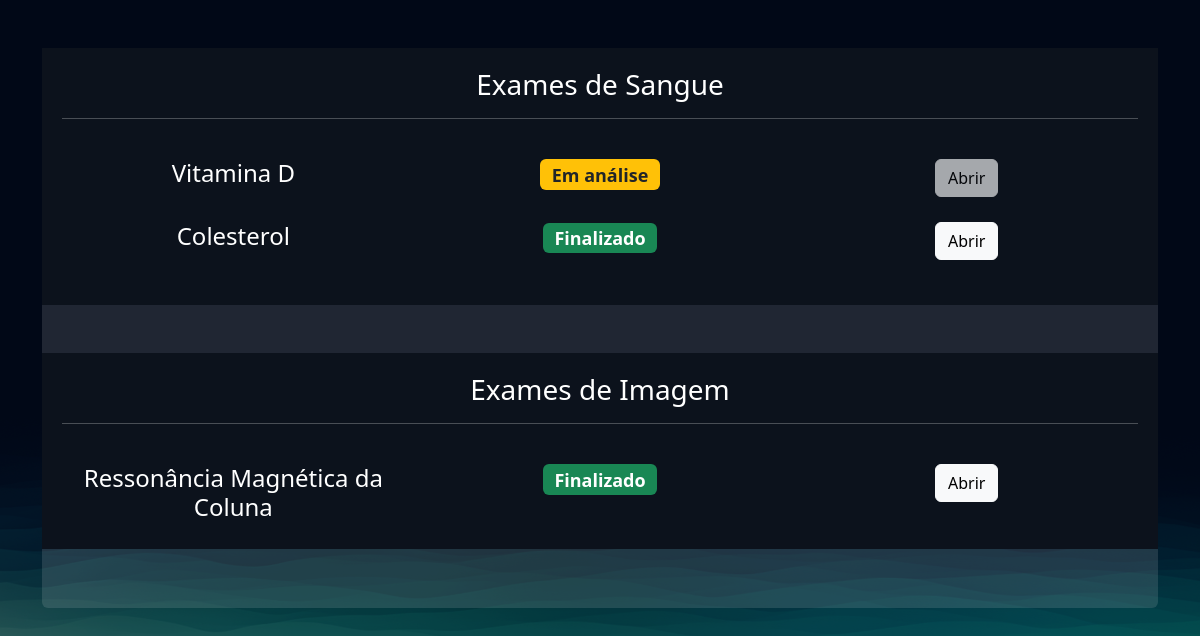
Screenshot of /exames/gerenciar_exames/ (signed in) with the database file from the repository.
### exames/models.py (models this page shows, shortened)
class SolicitacaoExame(models.Model):
    choice_status = (
    ('E', 'Em análise'),
    ('F', 'Finalizado')
    )
    usuario = models.ForeignKey(User, on_delete=models.DO_NOTHING)
    exame = models.ForeignKey(TiposExames, on_delete=models.DO_NOTHING)
    status = models.CharField(max_length=2, choices=choice_status)
    resultado = models.FileField(upload_to="resultados", null=True, blank=True)
    requer_senha = models.BooleanField(default=False)
    senha = models.CharField(max_length=6, null=True, blank=True)
    def badge_template(self):
        if self.status == 'E':
            classes_css = 'bg-warning text-dark'
            texto = "Em análise"
        elif self.status == 'F':
            classes_css = 'bg-success'
            texto = "Finalizado"
        return mark_safe(f'<span class="badge bg-primary {classes_css}">{texto}</span>')

class TiposExames(models.Model):
    tipo_choices = (
        ('I', 'Examde de Imagem'),
        ('S', 'Examde de Sangue'),
    )
    nome = models.CharField(max_length=50)
    tipo = models.CharField(choices=tipo_choices, max_length=1)
    preco = models.FloatField()
    disponivel = models.BooleanField(default=True)
    horario_inicial = models.IntegerField()
    horario_final = models.IntegerField()

### exames/views.py (the view)
# urls.py: path('gerenciar_exames/', views.gerenciar_exames, name="gerenciar_exames"),
@login_required
def gerenciar_exames(request):
    exames = SolicitacaoExame.objects.filter(usuario=request.user)
    return render(request, 'gerenciar_exames.html', {'exames': exames})

### exames/templates/gerenciar_exames.html (shortened to what this page needs)
{% extends "bases/base.html" %}
{% load static %}
{% block 'head' %}
    <link href="{% static 'exames/css/css.css' %}" rel="stylesheet">
    <link href="{% static 'exames/css/gerenciar_pedidos.css' %}" rel="stylesheet">
    <link href="{% static 'exames/css/gerenciar_exames.css' %}" rel="stylesheet">
{% endblock 'head' %}
{% block 'conteudo' %}
    <br>
    <br>
    <div class="container">
        <div class="card card-view">
            <div class="sub-card">
                <h3>Exames de Sangue</h3>
                <hr>
                <br>
                {% for exame in exames  %}
                  {% if  exame.exame.tipo == 'S'%}
                      <div class="row">
                          <div class="col-md"><h4>{{exame.exame.nome}}</h4></div>
                          <div class="col-md"><h4>{{exame.badge_template}}</h4></div>
                          <div class="col-md">
                              {% if exame.status == 'F' %}
                                  <a href="{% url "permitir_abrir_exame" exame.id %}" class="btn btn-light">Abrir</a>
                              {% else %}
                                  <a href="#" class="btn btn-light disabled">Abrir</a>
                              {% endif %}
                          </div>
                      </div>
                      <br>
                  {% endif %}
                {% endfor %}
            </div>
            <br>
            <br>
            <div class="sub-card">
                <h3>Exames de Imagem</h3>
                <hr>
                <br>
                {% for exame in exames  %}
                  {% if  exame.exame.tipo == 'I'%}
                      <div class="row">
                          <div class="col-md"><h4>{{exame.exame.nome}}</h4></div>
                          <div class="col-md"><h4>{{exame.badge_template}}</h4></div>
                          <div class="col-md">
                              {% if exame.status == 'F' %}
                                  <a href="{% url "permitir_abrir_exame" exame.id %}" class="btn btn-light">Abrir</a>
                              {% else %}
                                  <a href="#" class="btn btn-light disabled">Abrir</a>
                              {% endif %}
                      </div>
                      <br>
                  {% endif %}
                {% endfor %}
            </div>
        </div>
    </div>
{% endblock 'conteudo' %}

### templates/static/geral/css/base.css (style rules this page uses)
:root { --main-color: #151c34; --dark-color: #0c121c; --light-color: #6de6ee; --contrast-color: #f4c96b; --differential-color: #066668; }
* { color: white; }

### templates/static/exames/css/css.css (style rules this page uses)
body { background-image: url('/static/geral/img/bg2.png'); background-size: cover; }
.card { background-color: rgba(217, 217, 217, .14); color: white; padding: 15px; }

### templates/static/exames/css/gerenciar_pedidos.css (style rules this page uses)
.card-view { text-align: center; padding: 0; border: none; height: 70vh; }

### templates/static/exames/css/gerenciar_exames.css (style rules this page uses)
.sub-card { background-color: var(--dark-color); padding: 20px; }

### rows the page displays
SolicitacaoExame: exame.nome "Vitamina D", badge_template "Em análise", shows "Abrir"
SolicitacaoExame: exame.nome "Colesterol", badge_template "Finalizado", shows "Abrir"
SolicitacaoExame: exame.nome "Ressonância Magnética da Coluna", badge_template "Finalizado", shows "Abrir"
